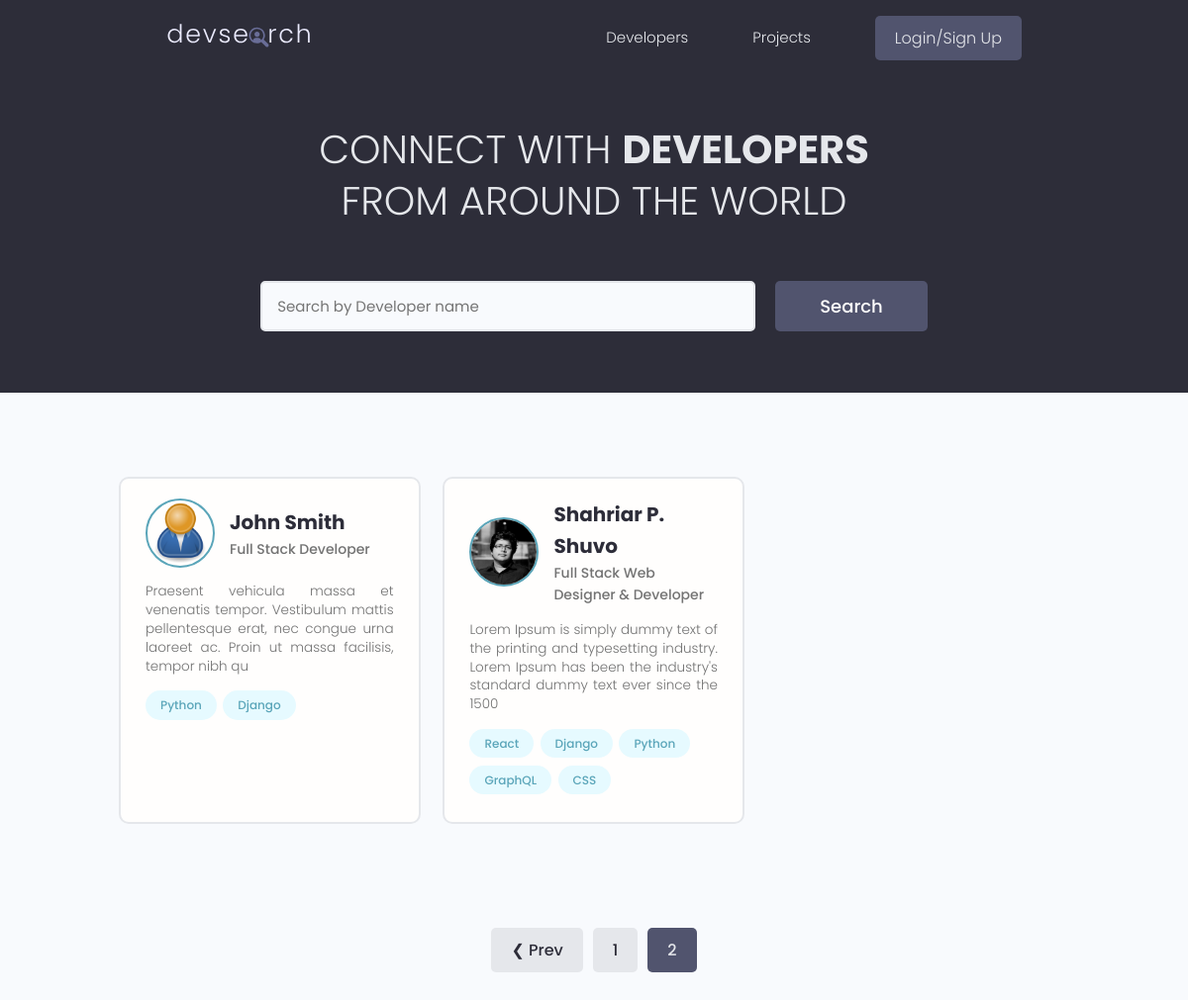
Before: /?page=2 with the older database file.
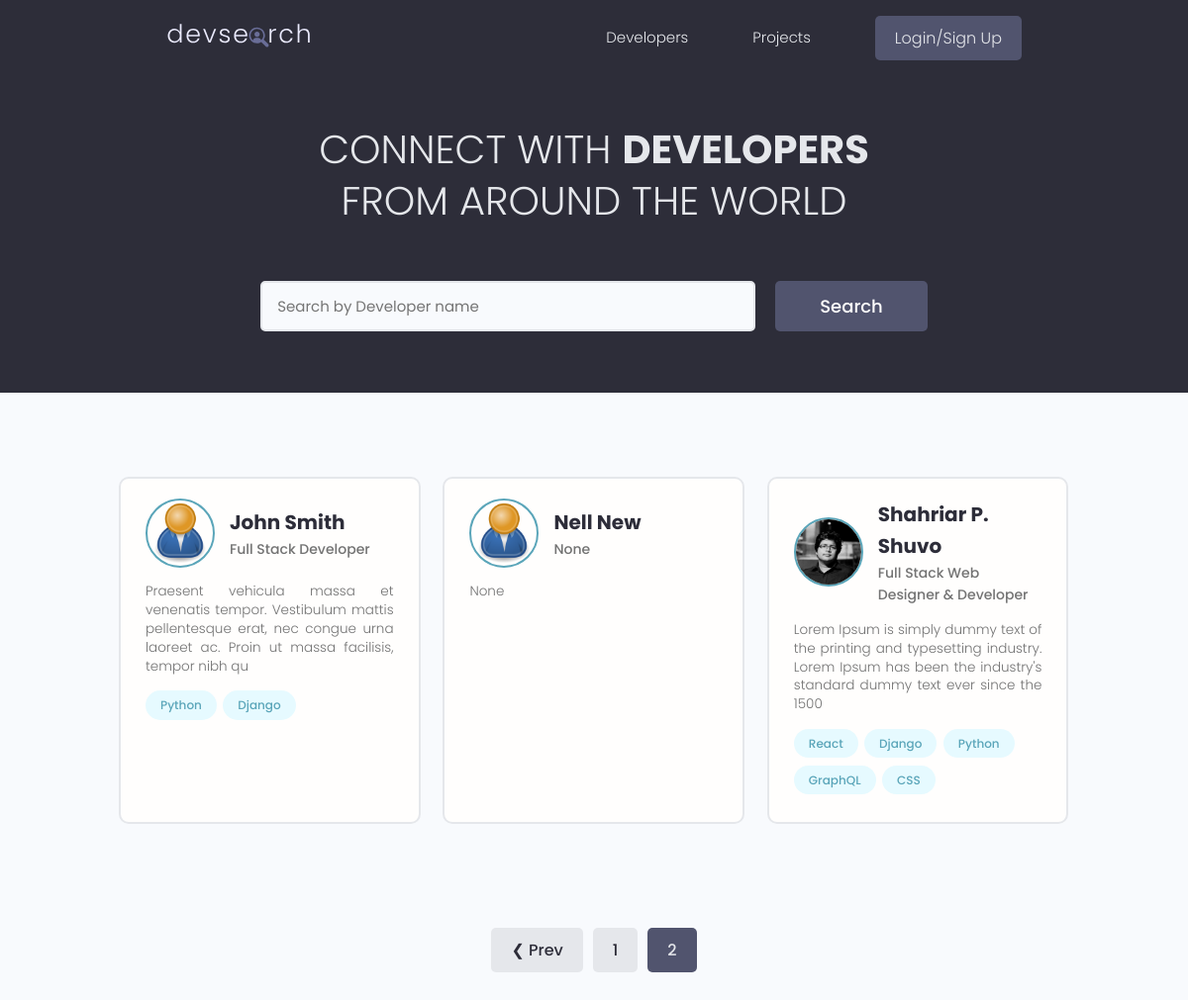
After: the same page with the newer database file.
### users/models.py (models this page shows, shortened)
class Profile(models.Model):
    user = models.OneToOneField(
        User, on_delete=models.CASCADE, null=True, blank=True)
    name = models.CharField(max_length=200, null=True, blank=True)
    email = models.EmailField(max_length=500, null=True, blank=True)
    username = models.CharField(max_length=200, null=True, blank=True)
    location = models.CharField(max_length=200, null=True, blank=True)
    short_intro = models.CharField(max_length=200, null=True, blank=True)
    bio = models.TextField(null=True, blank=True)
    profile_image = models.ImageField(null=True, blank=True, upload_to='profiles/',
        default="profiles/user-default.png")
    social_github = models.CharField(max_length=200, null=True, blank=True)
    social_twitter = models.CharField(max_length=200, null=True, blank=True)
    social_linkedin = models.CharField(max_length=200, null=True, blank=True)
    social_youtube = models.CharField(max_length=200, null=True, blank=True)
    social_website = models.CharField(max_length=200, null=True, blank=True)
    created = models.DateTimeField(auto_now_add=True)
    id = models.UUIDField(default=uuid.uuid4, unique=True,
                          primary_key=True, editable=False)

class Skill(models.Model):
    owner = models.ForeignKey(Profile, on_delete=models.CASCADE,
                            null=True, blank=True)
    name = models.CharField(max_length=200, null=True, blank=True)
    description = models.TextField(null=True, blank=True)
    created = models.DateTimeField(auto_now_add=True)
    id = models.UUIDField(default=uuid.uuid4, unique=True,
                          primary_key=True, editable=False)
    def __str__(self):
        return str(self.name)

### users/views.py (the view)
# urls.py: path('', views.profiles, name='profiles'),
def profiles(request):
    profiles, search_query = searchProfiles(request)
    custom_range, profiles = paginateProfiles(request, profiles, 3)
    context = {'profiles': profiles, 'search_query': search_query,
               'custom_range': custom_range}
    return render(request, 'users/profiles.html', context)

### users/utils.py (called while the page is built)
def paginateProfiles(request, profiles, results):
    page = request.GET.get('page')
    paginator = Paginator(profiles, results)
    try:
        profiles = paginator.page(page)
    except PageNotAnInteger:
        page = 1
        profiles = paginator.page(page)
    except EmptyPage:
        page = paginator.num_pages
        profiles = paginator.page(page)
    leftIndex = (int(page) - 4)
    if leftIndex < 1:
        leftIndex = 1
    rightIndex = (int(page) + 5)
    if rightIndex > paginator.num_pages:
        rightIndex = paginator.num_pages + 1
    custom_range = range(leftIndex, rightIndex)
    return custom_range, profiles

def searchProfiles(request):
    search_query = ''
    if request.GET.get('search_query'):
        search_query = request.GET.get('search_query')
    skills = Skill.objects.filter(name__icontains=search_query)
    profiles = Profile.objects.distinct().filter(
        Q(name__icontains=search_query) |
        Q(short_intro__icontains=search_query) |
        Q(skill__in=skills)
    )
    return profiles, search_query

### users/templates/users/profiles.html (shortened to what this page needs)
{% extends 'main.html' %}
{% block content %}
<main class="home">
    <section class="hero-section text-center">
        <div class="container container--narrow">
            <div class="hero-section__box">
            <h2>CONNECT WITH <span>DEVELOPERS</span></h2>
            <h2>FROM AROUND THE WORLD</h2>
            </div>
            <div class="hero-section__search">
                <form id="searchForm" class="form" action="{% url 'profiles' %}" method="GET">
                    <div class="form__field">
                    <input class="input input--text" id="formInput#search" type="text" name="search_query"
                    value="{{ search_query }}" placeholder="Search by Developer name" />
                    </div>
                    <input class="btn btn--sub btn--lg" type="submit" value="Search" />
                </form>
            </div>
        </div>
    </section>
    <section class="devlist">
        <div class="container">
            <div class="grid grid--three">
                {% for profile in profiles%}
                <div class="column card">
                    <div class="dev">
                        <a href="{% url 'user-profile' profile.id %}" class="card__body">
                            <div class="dev__profile">
                                <img class="avatar avatar--md" src="{{ profile.profile_image.url }}" alt="image" />
                                <div class="dev__meta">
                                    <h3>{{ profile.name }}</h3>
                                    <h5>{{ profile.short_intro|slice:"60" }}</h5>
                                </div>
                            </div>
                            <p class="dev__info">{{ profile.bio|slice:"150" }}</p>
                            <div class="dev__skills">
                                {% for skill in profile.skill_set.all|slice:"5" %}
                                <span class="tag tag--pill tag--main">
                                    <small>{{skill}}</small>
                                </span>
                                {% endfor %}
                            </div>
                        </a>
                    </div>
                </div>
                {% endfor %}
            </div>
        </div>
    </section>
    {% include 'pagination.html' with queryset=profiles custom_range=custom_range %}
</main>
{% endblock content %}

Changed rows visible on the page:
added Profile: profile_image (placeholder picture), name "Nell New", short_intro "None", bio "None"
